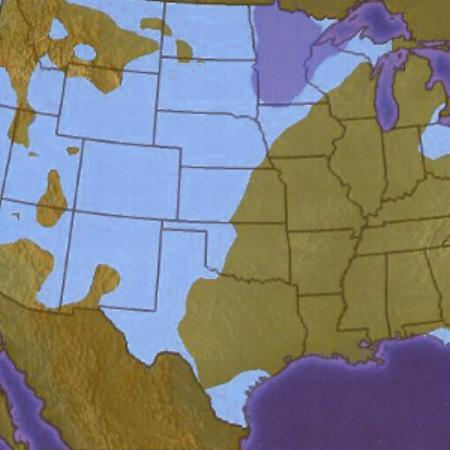
%> input picture am10_FC_am11_SE/test.jpg, 450 x 450 px
$ octave --eval "result = dc2_figure_ground_contrast('am10_FC_am11_SE/test.jpg');"   (GNU Octave 9; MATLAB toolbox functions it lacks are replaced by stand-ins)
%> lines starting %> are read from the running program, lines starting %| are printed output that depends on the picture
function contrast = dc2_figure_ground_contrast(filepath)
%> called with filepath = 'am10_FC_am11_SE/test.jpg'
    I = imread(filepath);
%> I is the input picture: size 450x450x3 uint8; mean R, G, B 127.7, 127.7, 127.6
    I = im2uint8(I);
    I = rgb2gray(I);
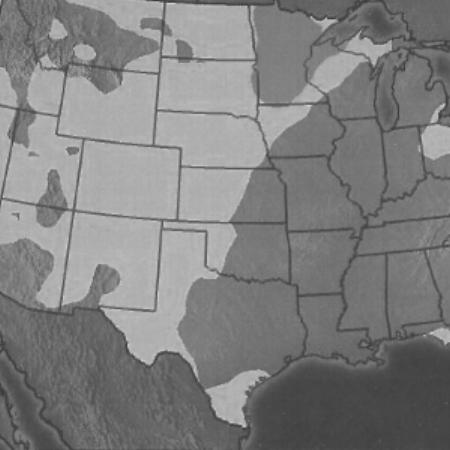
%> I: size 450x450 uint8; min 55, max 207, mean 127.7


% figure-ground contrast
% high Threshold from 15% to 65% with 10% step
% weight from 1 to 0, 0.2 step
      weightedSum = 0;
      allEdgeP =0;
      for level = 1:6
          BW = edge(I,'Canny',level*0.1+0.05,1);
          allEdgeP = allEdgeP+length(find(BW));
          weightedSum = weightedSum + length(find(BW))*(1.2-level*0.2);
      end
%> this loop made 6 passes
%> (allEdgeP, weightedSum) on passes 1 to 6: (16159, 16159), (28759, 26239), (36865, 31102.6), (43281, 33669), (49045, 34821.8), (52127, 34821.8)
%> pass 1, in dc2_figure_ground_contrast, `BW = edge(I,'Canny',level*0.1+0.05,1);`:
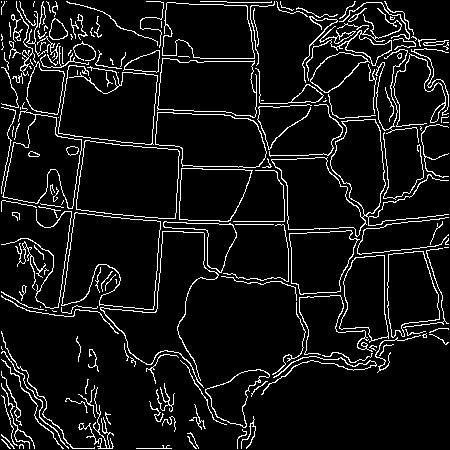
%> BW: size 450x450 logical; 8% white in thin lines or dots
%> pass 2, in dc2_figure_ground_contrast, `BW = edge(I,'Canny',level*0.1+0.05,1);`:
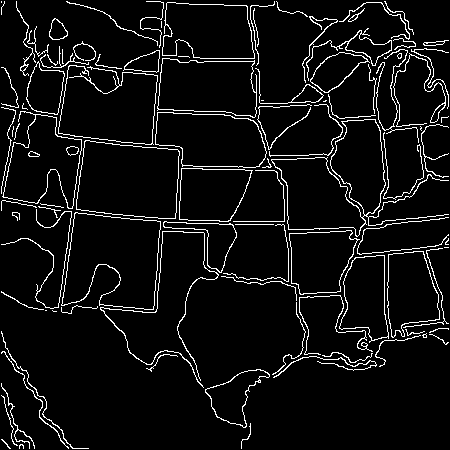
%> BW: size 450x450 logical; 6.2% white in thin lines or dots
%> pass 3, in dc2_figure_ground_contrast, `BW = edge(I,'Canny',level*0.1+0.05,1);`:
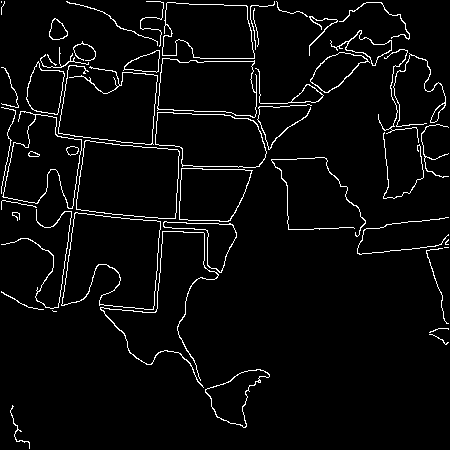
%> BW: size 450x450 logical; 4% white in thin lines or dots
      contrast= weightedSum/allEdgeP;
%> contrast = 0.668
end
